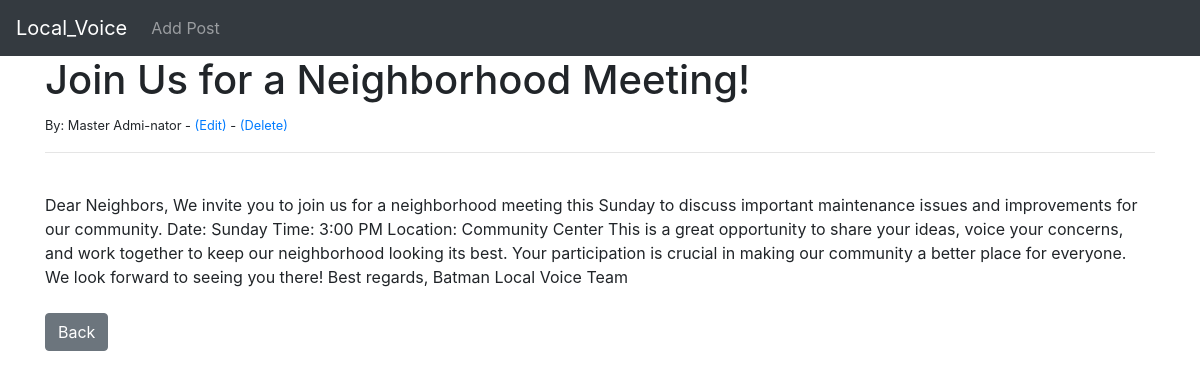
The app's page /article/2 with its own data.
### Local_Voice/models.py (models this page shows, shortened)
class Post(models.Model):
    title = models.CharField(max_length=255)
    title_tag = models.CharField(max_length=255)
    author = models.ForeignKey(User, on_delete=models.CASCADE)
    body = models.TextField()

### Local_Voice/views.py (the view)
# urls.py: path('article/<int:pk>',ArticleDetailView.as_view(),name='article-detail'),
class ArticleDetailView(DetailView):
    model = Post
    template_name = 'article_details.html'

### Local_Voice/templates/article_details.html (shortened to what this page needs)
{% extends 'base.html' %}
{% block content %}
<h1>{{ post.title }}</h1>
<small>By: {{ post.author.first_name }} {{ post.author.last_name }} - <a href="{% url 'update_post' post.pk %}">(Edit)</a>
- <a href="{% url 'delete_post' post.pk %}">(Delete)</a></small>
<br>
<hr><br>
{{ post.body }}
<br>
<br>
<a href="{% url 'home' %}" class="btn btn-secondary">Back</a>
{% endblock %}

### records on screen
Post: title "Join Us for a Neighborhood Meeting!", author.first_name "Master", author.last_name "Admi-nator", body "Dear Neighbors, We invite you to join us for a neighborhood meeting this Sunday to discuss important maintenance issues and improvements for our community. Date: Sunday Time: 3:00 PM Location: Community Center This is a great opportunity to share your ideas, voice your concerns, and work together to keep our neighborhood looking its best. Your participation is crucial in making our community a better place for everyone. We look forward to seeing you there! Best regards, Batman Local Voice Team"
